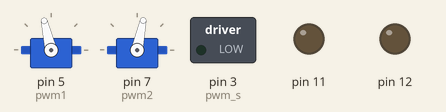
This program was run on a simulated Raspberry Pi (header pin numbers). Parts: 2 × servo, switched loads named in the program (green lamp = pin HIGH), output pins drawn as LEDs (lit = HIGH). Servo angles are drawn from the pulse width (0.5 ms = 0°, 2.5 ms = 180°).

Above: at 0.1 s.
At 9.1 s:
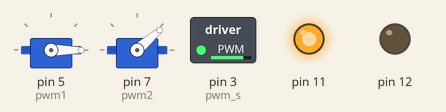
At 18.1 s:
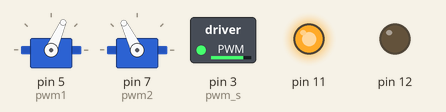
At 24.1 s:
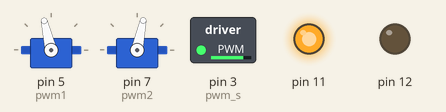
At 39.1 s:
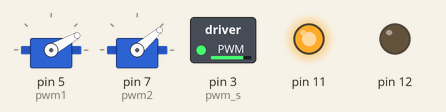
Timing chart, 0 to 40.0 s (numbered marks = the images above):
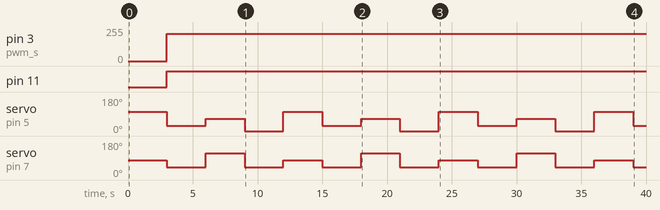

Measured:
- by itself, pin 3 (pwm_s): 0/255 → 204/255 at 3.0 s
- by itself, pin 11: LOW → HIGH at 3.0 s
- by itself, servo on pin 5 (pwm1): repeats every 12.0 s: 66° 3.0 s, 0° 3.0 s, 103° 3.0 s, 29° 3.0 s
- by itself, servo on pin 7 (pwm2): repeats every 12.0 s: 116° 3.0 s, 41° 3.0 s, 78° 3.0 s, 41° 3.0 s

The program:

player.py
```python
import RPi.GPIO as GPIO
from time import sleep

GPIO.setmode(GPIO.BOARD)

# STRING
GPIO.setup(5, GPIO.OUT)
pwm1=GPIO.PWM(5, 50)
pwm1.start(0)

GPIO.setup(7, GPIO.OUT)
pwm2=GPIO.PWM(7, 50)
pwm2.start(0)

# STRIKE
GPIO.setup(11, GPIO.OUT)
GPIO.setup(12, GPIO.OUT)
GPIO.setup(3, GPIO.OUT)
pwm_s = GPIO.PWM(3,500)
pwm_s.start(0)

G1, G2 = 0, 50
GB1, GB2 = 37.5, 50
Fm71, Fm72 = 75, 125
C1, C2 = 112.5, 87.5
Am71, Am72 = 75, 87.5

motor1 = [C1, GB1, Fm71, G1,
		  C1, GB1, Fm71, G1,
		  C1, GB1, Fm71, G1,
		  C1, GB1, Fm71, G1,
		  C1, Am71, Fm71, G1,
		  C1, Am71, Fm71, C1,
		  C1, C1, Am71, Fm71,
		  G1, C1, Am71, Fm71,
		  C1, C1, C1, GB1,
		  Fm71, G1, C1, GB1,
		  Fm71, G1, Fm71, C1]

motor2 = [C2, GB2, Fm72, G2,
		  C2, GB2, Fm72, G2,
		  C2, GB2, Fm72, G2,
		  C2, GB2, Fm72, G2,
		  C2, Am72, Fm72, G2,
		  C2, Am72, Fm72, C2,
		  C2, C2, Am72, Fm72,
		  G2, C2, Am72, Fm72,
		  C2, C2, C2, GB2,
		  Fm72, G2, C2, GB2,
		  Fm72, G2, Fm72, C2]

def setAngles(idx):
	duty1 = motor1[idx] / 18 + 2
	duty2 = motor2[idx] / 18 + 2
	GPIO.output(5, True)
	GPIO.output(7, True)
	pwm1.ChangeDutyCycle(duty1)
	pwm2.ChangeDutyCycle(duty2)
	sleep(3)

try:
	for idx in range(len(motor1)):
		setAngles(idx)
		pwm_s.ChangeDutyCycle(80)
		GPIO.output(11, True)
		GPIO.output(12, False)

except KeyboardInterrupt:
    print('stop')
finally:
    pwm1.stop()
    pwm2.stop()
    pwm_s.stop()
    GPIO.cleanup()


# Chord
'''
C GB Fm7 G
C GB Fm7 G 前奏end

C GB Fm7 G
C GB Fm7 G
C Am7 Fm7 G
C Am7 (Fm7 G) C
C C Am7 Fm7
G C Am7 (Fm7 G)
C C C GB
Fm7 G C GB
Fm7 G (Fm7 G) C


'''
```
